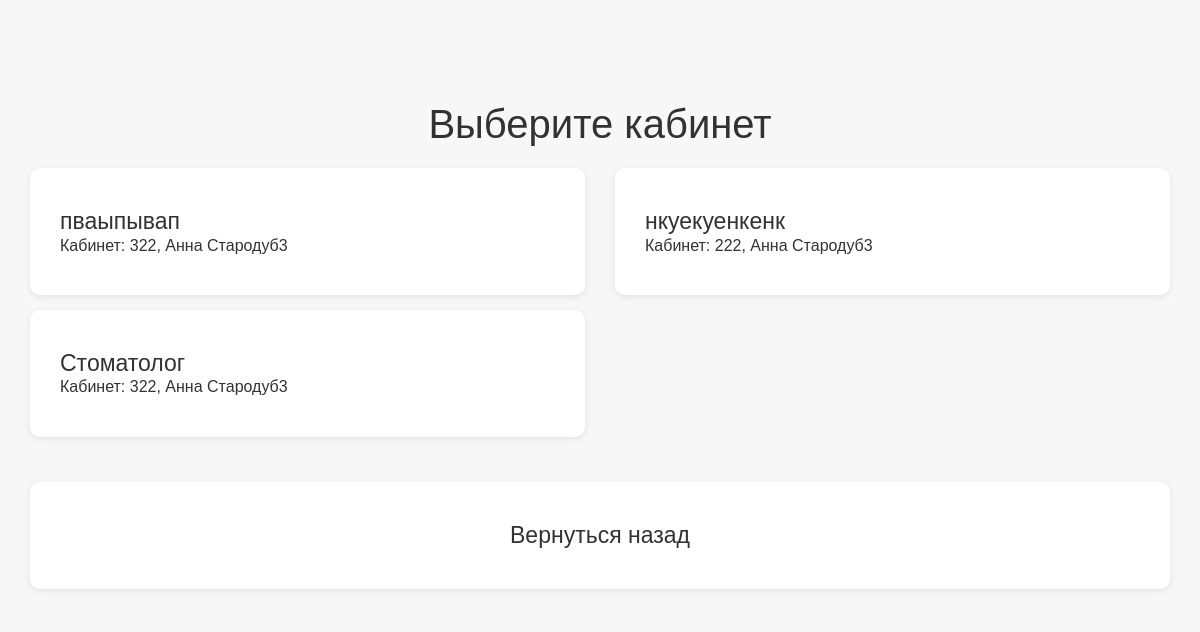
/terminal/select-cabinet.php, run on the app's committed database.
### tables this page shows
CREATE TABLE IF NOT EXISTS `user` (
  `id` int(11) NOT NULL AUTO_INCREMENT,
  `login` varchar(255) NOT NULL DEFAULT '0',
  `password` varchar(255) NOT NULL DEFAULT '0',
  `name` varchar(255) NOT NULL DEFAULT '0',
  `specialization` varchar(255) NOT NULL DEFAULT '0',
  `cabinet` int(3) NOT NULL DEFAULT '0',
  `active` tinyint(1) NOT NULL DEFAULT '0',
  `role_id` int(11) NOT NULL DEFAULT '0',
  PRIMARY KEY (`id`)
);

### helpers/functions.php (called while the page is built, shortened)
<?php
function queryToArray($query)
{
    $result = [];
    while ($row = $query->fetch_assoc())
    {
        $result[] = $row;
    }
    return $result;
}

### terminal/select-cabinet.php (the view, shortened to what this page needs)
<?php
require_once '../connection.php';
require_once '../helpers/functions.php';
$link = mysqli_connect($host, $user, $password, $db_name);
$cabinets_query = mysqli_query($link, "SELECT * FROM User WHERE role_id = 2") or die(mysqli_error($link));
$cabinets = queryToArray($cabinets_query);
?>
<!DOCTYPE html>
<html>
<head>
    <link rel="stylesheet" href="../css/bootstrap-grid.css"/>
    <link rel="stylesheet" href="../css/reset.css"/>
    <link rel="stylesheet" href="../css/terminal.css"/>
</head>
<body>
<div class="terminal-page">
    <div class="terminal-index">
        <div class="header">
            <div class="container">
                <div class="row">
                    <div class="col-md-12">
                        <h1 class="title">Выберите кабинет</h1>
                    </div>
                </div>
            </div>
        </div>
        <div class="select">
            <div class="container">
                <div class="row">
                    <?php foreach($cabinets as $item): ?>
                        <div class="col-md-6">
                            <a href="terminal-screen.php?doctor-id=<?= $item['id'] ?>">
                                <div class="item">
                                    <h2 class="name"><?= $item['specialization'] ?></h2>
                                    <span class="desc">Кабинет: <?= $item['cabinet'] ?>, <?= $item['name'] ?></span>
                                </div>
                            </a>
                        </div>
                    <?php endforeach; ?>
                </div>
            </div>
        </div>
        <div class="action">
            <div class="container">
                <div class="row">
                    <div class="col-md-12">
                        <a href="/">
                            <div class="item back">
                                <h2 class="name">Вернуться назад</h2>
                            </div>
                        </a>
                    </div>
                </div>
            </div>
        </div>
    </div>
</div>
</body>
</html>

### css/terminal.css (style rules this page uses)
html, body { height: 100%; margin: 0; padding: 0; overflow: hidden; }
body { overflow: auto; background: #f7f7f7; color: #323232; line-height: 1.2; font-family: arial, verdana, sans-serif; }
a { text-decoration: none; color: inherit; }
.terminal-page { padding-top: 100px; }
.terminal-page .header .title { font-size: 40px; text-align: center; margin-bottom: 20px; }
.terminal-page .select { margin-bottom: 30px; }
.terminal-page .select .item { background: #fff; border-radius: 10px; overflow: hidden; box-shadow: 0 2px 6px rgba(50, 50, 90, 0.1); padding: 40px 30px; margin-bottom: 15px; }
.terminal-page .select .item .name { color: #323232; font-size: 23px; font-weight: 300; }
.terminal-page .select .item .desc { display: block; }
.terminal-page .action .item { background: #fff; border-radius: 10px; overflow: hidden; box-shadow: 0 2px 6px rgba(50, 50, 90, 0.1); transition: all 0.1s ease-in-out; margin-bottom: 15px; }
.terminal-page .action .item .name { display: block; text-align: center; padding: 40px 30px; color: #323232; font-size: 23px; font-weight: 300; }

### data on the page
user: specialization "пваыпывап", cabinet "322", name "Анна Стародуб3"
user: specialization "нкуекуенкенк", cabinet "222", name "Анна Стародуб3"
user: specialization "Стоматолог", cabinet "322", name "Анна Стародуб3"
